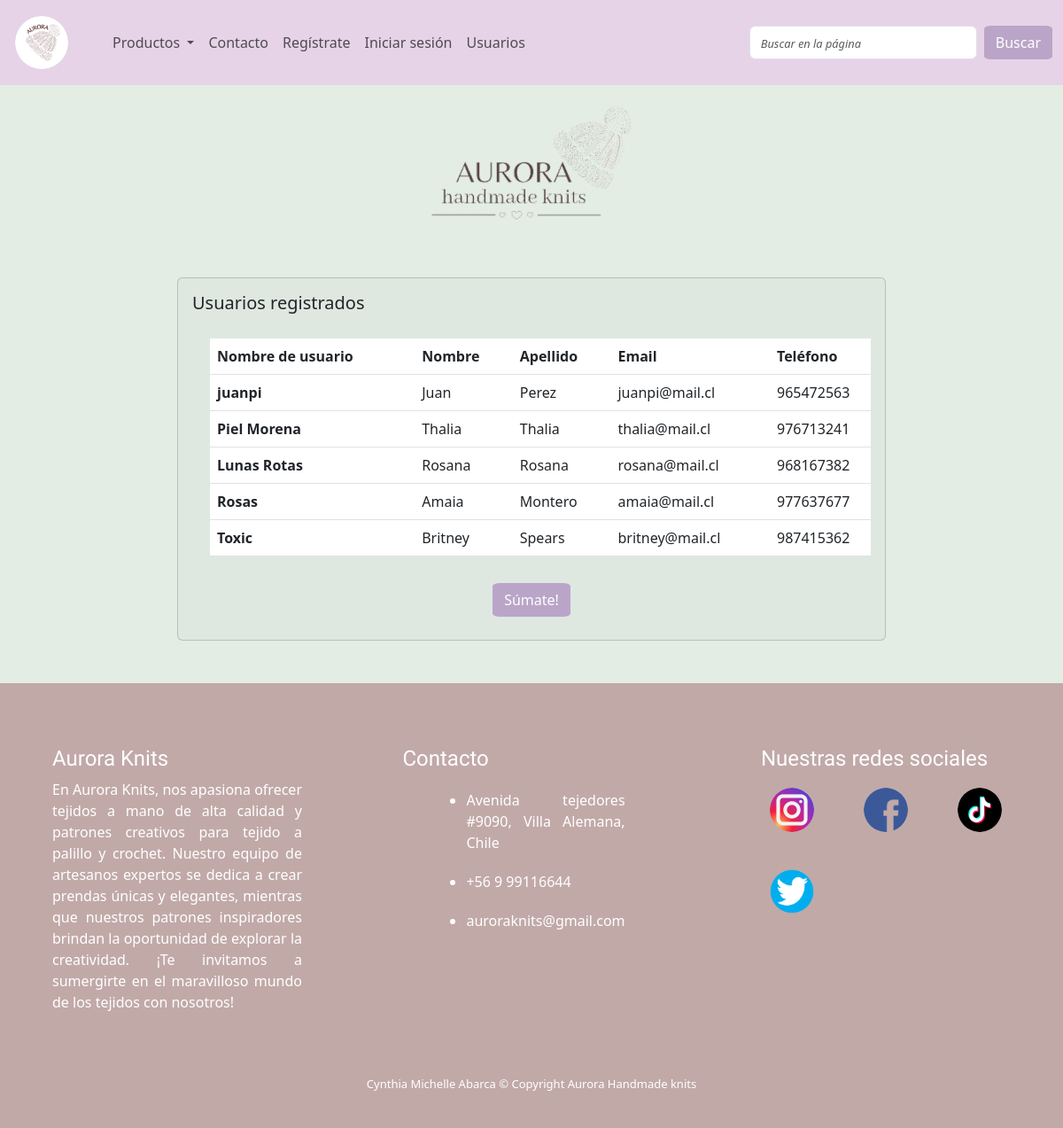
Screenshot of /usuarios/ with the database file from the repository.
### myapp/models.py (models this page shows, shortened)
class Usuario(models.Model):
    id = models.AutoField(primary_key=True)
    username = models.CharField(max_length=15, blank=False, null=True)
    nombre = models.CharField(max_length=25, blank=False, null=True)
    apellido = models.CharField(max_length=25, blank=False, null=True)
    email = models.EmailField(max_length=100, blank=False, null=True)
    telefono = models.CharField(max_length=12,blank=False, null=True)
    class Meta:
        verbose_name = 'Usuario'
        verbose_name_plural = 'Usuarios'

### myapp/views.py (the view)
# urls.py: path('usuarios/', tabla_usuarios,  name='Usuarios'),
def tabla_usuarios(request):
    usuarios = Usuario.objects.all()
    return render(request, 'users.html', {'usuarios': usuarios})

### myapp/templates/myapp/users.html (shortened to what this page needs)
{% extends "base.html" %}
{% load static %}
{% block contenido %}
<div class="d-flex justify-content-center">
  <div class="card" style="width: 800px;">
    <div class="card-body">
      <h5 class="card-title">Usuarios registrados</h5>
      <div class="table-responsive">
        <table class="table tabla">
          <thead>
            <tr>
              <th scope="col">Nombre de usuario</th>
              <th scope="col">Nombre</th>
              <th scope="col">Apellido</th>
              <th scope="col">Email</th>
              <th scope="col">Teléfono</th>
            </tr>
          </thead>
          <tbody>
            {% for usuario in usuarios %}
            <tr>
              <th scope="row">{{ usuario.username }}</th>
              <td>{{ usuario.nombre }}</td>
              <td>{{ usuario.apellido }}</td>
              <td>{{ usuario.email }}</td>
              <td>{{ usuario.telefono }}</td>
            </tr>
            {% endfor %}
          </tbody>
        </table>
      </div>
      <div class="d-flex justify-content-center" style="padding: 10px;">
        <a href="{% url 'Registro' %}" class="btn btn-personal">Súmate!</a>
      </div>
    </div>
  </div>
</div>
{% endblock %}

### myapp/templates/myapp/base.html (shortened to what this page needs)
{% load static %}
<!DOCTYPE html>
<html lang="en">
<head>
    <link href="https://cdn.jsdelivr.net/npm/bootstrap@5.3.0/dist/css/bootstrap.min.css" rel="stylesheet"
>
    <link href="{% static 'assets/css/style.css' %}" rel="stylesheet" type="text/css">
</head>
<body>
    <header>
        {% block navbar%}
        <nav class="navbar navbar-expand-lg">
            <div class="container-fluid">
                <a class="navbar-brand" href="{% url 'Home' %}"><img src="{% static 'assets/images/circlelogo.png'%}"
                        alt="logo" width="60px" height="auto"></a>
                <div class="collapse navbar-collapse" id="navbarSupportedContent">
                    <ul class="navbar-nav me-auto mb-2 mb-lg-0">
                        <li class="nav-item">
                            <a class="nav-link active" aria-current="page" href="#">
                            </a>
                        </li>
                        <li class="nav-item dropdown">
                            <a class="nav-link dropdown-toggle" href="#" role="button" data-bs-toggle="dropdown"
                                aria-expanded="false">
                                Productos
                            </a>
                        </li>
                        <li class="nav-item">
                            <a class="nav-link" href="{% url 'Contacto' %}">Contacto</a>
                        </li>
                        <li class="nav-item">
                            <a class="nav-link" href="{% url 'Registro' %}">Regístrate</a>
                        </li>
                        <li class="nav-item">
                            <a class="nav-link" href="{% url 'Login' %}">Iniciar sesión</a>
                        </li>
                        <li class="nav-item">
                            <a class="nav-link" href="{% url 'Usuarios' %}">Usuarios</a>
                        </li>
                    </ul>
                    <form class="d-flex" role="search">
                        <input class="form-control me-2" type="search" placeholder="Buscar en la página"
                            aria-label="Search">
                        <button class="btn btn-personal btn-outline-personal" type="submit">Buscar</button>
                    </form>
                </div>
            </div>
        </nav>
        {% endblock navbar %}
    </header>
    <div class="container text-body-secondary text-center">
        <img src="{% static 'assets/images/logotransparente.png' %}" alt="logotransparente" class="logoprincipal">
    </div>
    {% block contenido%}
    {% endblock contenido %}
    <br>
    <br>
    {% block footer %}
    <footer class="flex-shrink-0 py-4 text-white-50 footerbase">
        <div class="row row-cols-1 row-cols-md-3 g-4 futer">
            <div class="col futer">
                <div id="card-footer" class="card h-100">
                    <div class="card-body">
                        <h5 class="card-title titulo-footer">Aurora Knits</h5>
                        <p class="card-text">En Aurora Knits, nos apasiona ofrecer tejidos a mano de alta calidad y patrones creativos para tejido a palillo y crochet. Nuestro equipo de artesanos expertos se dedica a crear prendas únicas y elegantes, mientras que nuestros patrones inspiradores brindan la oportunidad de explorar la creatividad. ¡Te invitamos a sumergirte en el maravilloso mundo de los tejidos con nosotros!</p>
                    </div>
                </div>
            </div>
            <div class="col futer">
                <div id="card-footer" class="card h-100">
                    <div class="card-body">
                        <h5 class="card-title titulo-footer">Contacto</h5>
                        <ul class="ul-footer">
                            <li class="li-footer">Avenida tejedores #9090, Villa Alemana, Chile</li>
                            <li class="li-footer">+56 9 99116644</li>
                            <li class="li-footer">auroraknits@gmail.com</li>
                           </ul>
                    </div>
                </div>
            </div>
            <div class="col futer">
                <div id="card-footer" class="card h-100">
                    <div class="card-body">
                        <h5 class="card-title titulo-footer">Nuestras redes sociales</h5>
                        <div>
                            <div class="redes">
                                <a class="d-inline-flex r mb-2" href="https://www.instagram.com/"> <img
                                        class="redesimg mb-4" src="{% static 'assets/images/redes/instagram.png'%}"
                                        alt=" instagram" width="50px" height="auto">
                                </a>
                                <a class="d-inline-flex align-items-center mb-2 text-body-emphasis text-decoration-none"
                                    href="https://www.facebook.com/"><img  class="redesimg mb-4"
                                        src="{% static 'assets/images/redes/facebook.png'%}" alt=" facebook"
                                        width="50px" height="auto">
                                </a>
                                <a class="d-inline-flex align-items-center mb-2 text-body-emphasis text-decoration-none"
                                    href="https://www.tiktok.com/"><img  class="redesimg mb-4"
                                        src="{% static 'assets/images/redes/tiktok.png'%}" alt=" tiktok" width="50px"
                                        height="auto">
                                </a>
                                <a class="d-inline-flex  mb-2" href="https://www.twitter.com/">
                                    <img class="redesimg mb-4" src="{% static 'assets/images/redes/twitter.png'%}"
                                        alt="twitter" width="50px" height="auto">
                                </a>
                            </div>
                        </div>
                    </div>
                </div>
            </div>
            <div class="container text-body-secondary text-center">
                <br>
                <p class="autor">Cynthia Michelle Abarca &copy; Copyright Aurora Handmade knits</p>
            </div>
    </footer>
    {% endblock footer %}
</body>
</html>

### myapp/static/assets/css/style.css (style rules this page uses)
body { font-family: PT+Sans; }
.btn-personal { background-color:#baa5c8; color: white; border-radius: 10%; }
nav img { border-radius: 30px; margin: 5px; margin-right: 10px; background-color: transparent; transition: 0.3s }
.ul-footer, .li-footer { margin: 20px; }
.futer { margin: 0px; }
#card-footer { background-color: #c1a9a8; color: white; border-color: #c1a9a8; align-items: center; padding: 30px; text-align: justify; }
footer { background-color: #c1a9a8; position: relative; margin-bottom: 0px; margin-top: auto }
.table { margin: 20px; padding: 15px; }
.navbar { background-color: #E6D3E8 }
body { background-color:#e3ede3 }
.card, .tabla { background-color:#DEE8E0; outline: #DEE8E0; }
.redesimg { position: relative; border-radius: 50%; transition: 0.3s; margin: 10px; }
.titulo-footer { font-family: Satisfy; font-size:x-large }
.logoprincipal { padding: 20px; margin-bottom: 40px; }
.autor { text-align: center; color: white; font-size: small; }
::placeholder { color: gray; font-size: 0.8em; font-style: italic; }

### rows the page displays
Usuario: username "juanpi", nombre "Juan", apellido "Perez", email "juanpi@mail.cl", telefono "965472563"
Usuario: username "Piel Morena", nombre "Thalia", apellido "Thalia", email "thalia@mail.cl", telefono "976713241"
Usuario: username "Lunas Rotas", nombre "Rosana", apellido "Rosana", email "rosana@mail.cl", telefono "968167382"
Usuario: username "Rosas", nombre "Amaia", apellido "Montero", email "amaia@mail.cl", telefono "977637677"
Usuario: username "Toxic", nombre "Britney", apellido "Spears", email "britney@mail.cl", telefono "987415362"
